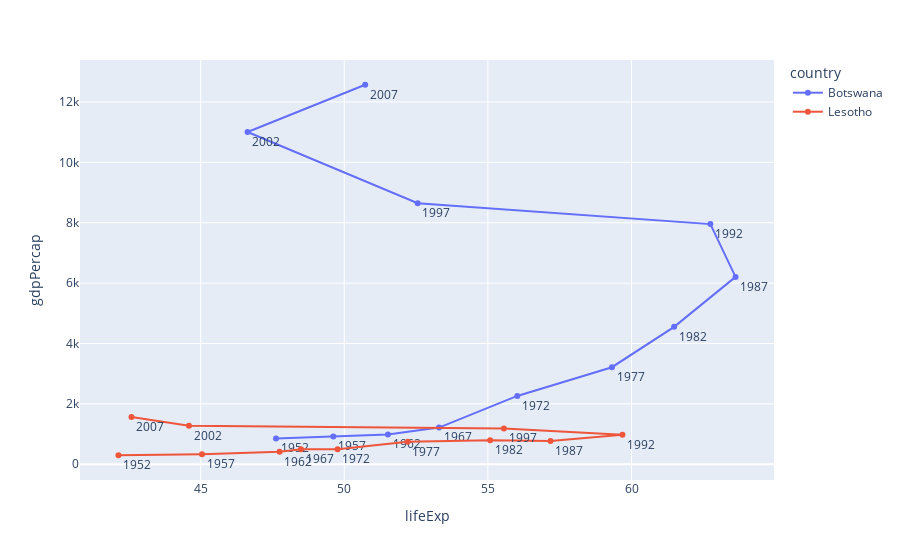

The notebook cell this image was saved under:
### Code cell
fig = px.line(df, x="lifeExp", y="gdpPercap", color="country", text="year")
fig.update_traces(textposition="bottom right")
fig.show()

### Figure 1 — Plotly figure (JSON) as saved in the notebook; plotly's stock layout.template omitted (floating-point values rounded to 4 significant figures)
{"data": [{"hovertemplate": "country=Botswana<br>lifeExp=%{x}<br>gdpPercap=%{y}<br>year=%{text}<extra></extra>", "legendgroup": "Botswana", "line": {"color": "#636efa", "dash": "solid"}, "marker": {"symbol": "circle"}, "mode": "lines+markers+text", "name": "Botswana", "orientation": "v", "showlegend": true, "text": [1952, 1957, 1962, 1967, 1972, 1977, 1982, 1987, 1992, 1997, 2002, 2007], "textposition": "bottom right", "type": "scatter", "x": [47.62, 49.62, 51.52, 53.3, 56.02, 59.32, 61.48, 63.62, 62.74, 52.56, 46.63, 50.73], "xaxis": "x", "y": [851.2, 918.2, 983.7, 1215.0, 2264.0, 3215.0, 4551.0, 6206.0, 7954.0, 8647.0, 11000.0, 12570.0], "yaxis": "y"}, {"hovertemplate": "country=Lesotho<br>lifeExp=%{x}<br>gdpPercap=%{y}<br>year=%{text}<extra></extra>", "legendgroup": "Lesotho", "line": {"color": "#EF553B", "dash": "solid"}, "marker": {"symbol": "circle"}, "mode": "lines+markers+text", "name": "Lesotho", "orientation": "v", "showlegend": true, "text": [1952, 1957, 1962, 1967, 1972, 1977, 1982, 1987, 1992, 1997, 2002, 2007], "textposition": "bottom right", "type": "scatter", "x": [42.14, 45.05, 47.75, 48.49, 49.77, 52.21, 55.08, 57.18, 59.69, 55.56, 44.59, 42.59], "xaxis": "x", "y": [298.8, 336.0, 411.8, 498.6, 496.6, 745.4, 797.3, 774.0, 977.5, 1186.0, 1275.0, 1569.0], "yaxis": "y"}], "layout": {"legend": {"title": {"text": "country"}, "tracegroupgap": 0}, "margin": {"t": 60}, "xaxis": {"anchor": "y", "domain": [0, 1], "title": {"text": "lifeExp"}}, "yaxis": {"anchor": "x", "domain": [0, 1], "title": {"text": "gdpPercap"}}}}
